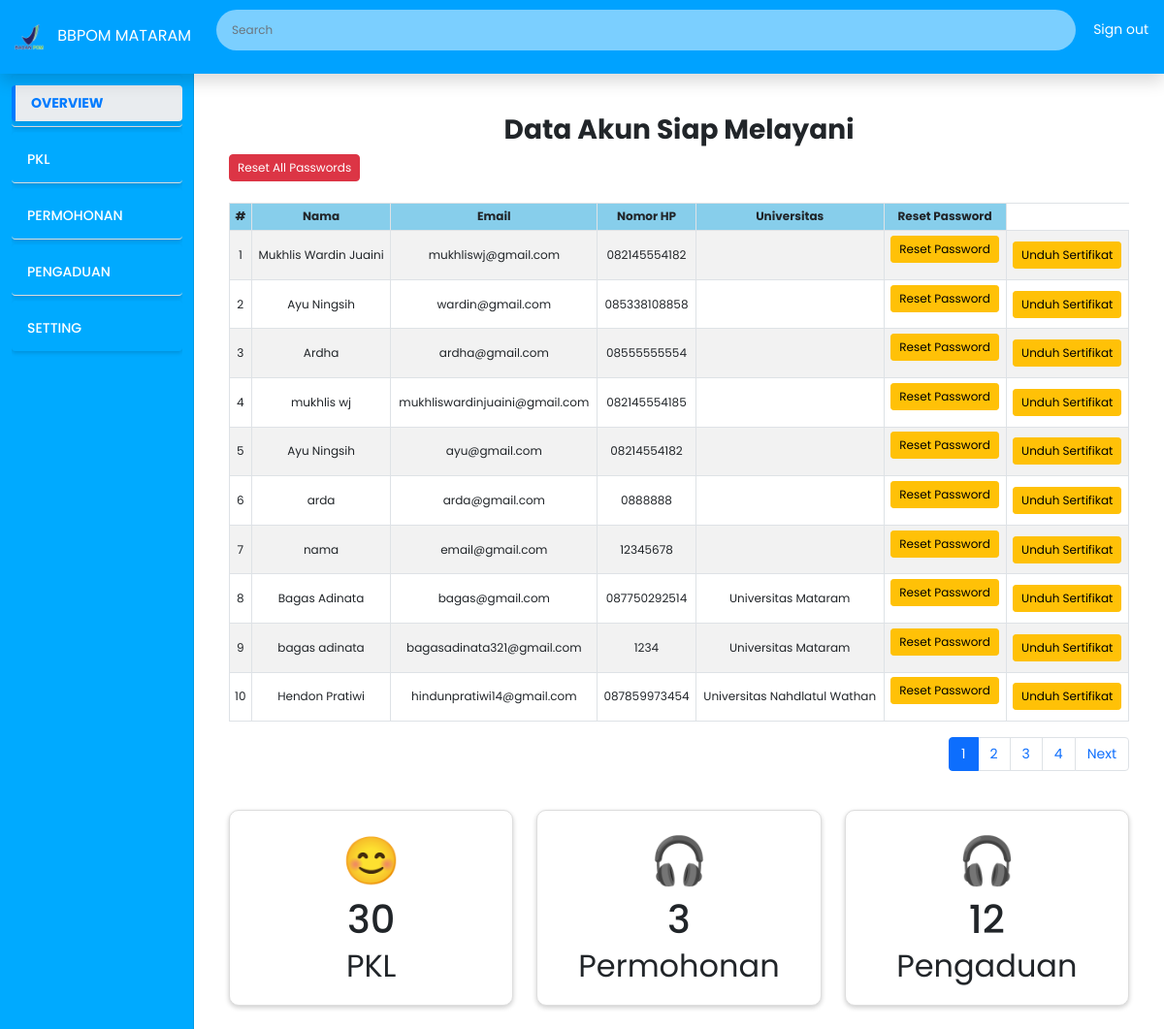
The page /admin.php (signed in) on the database its author committed.
### tables this page shows
CREATE TABLE `users` (
  `id` int(6) NOT NULL,
  `nama` varchar(50) NOT NULL,
  `email` varchar(50) NOT NULL,
  `universitas` varchar(255) DEFAULT NULL,
  `no_hp` varchar(20) NOT NULL,
  `password` text NOT NULL,
  `status` varchar(20) DEFAULT NULL,
  `foto` text NOT NULL
);

### admin.php (the view, shortened to what this page needs)
<?php
include('koneksi.php');
$limit = 10;
$page = isset($_GET['page']) ? (int)$_GET['page'] : 1;
$offset = ($page - 1) * $limit;
$search = isset($_GET['search']) ? mysqli_real_escape_string($conn, $_GET['search']) : '';
$sql2 = "SELECT * FROM users WHERE
        nama LIKE '%$search%' OR
        email LIKE '%$search%' OR
        universitas LIKE '%$search%' OR
        no_hp LIKE '%$search%' LIMIT ?, ?";
$stmt = $conn->prepare($sql2);
$stmt->bind_param("ii", $offset, $limit);
$stmt->execute();
$result2 = $stmt->get_result();
$total_sql = "SELECT COUNT(*) AS total FROM users";
$total_result = $conn->query($total_sql);
$total_row = $total_result->fetch_assoc();
$total_pages = ceil($total_row['total'] / $limit);
$sql = "SELECT COUNT(*) as jumlah FROM kunjungan WHERE nama != 'NULL'";
$result = mysqli_query($conn, $sql);
$permohonan = mysqli_fetch_assoc($result)['jumlah'];
$sql = "SELECT COUNT(*) as jumlah FROM pengaduan WHERE nama != 'NULL'";
$result = mysqli_query($conn, $sql);
$pengaduan = mysqli_fetch_assoc($result)['jumlah'];
$sql = "SELECT COUNT(*) as jumlah FROM users WHERE status = 'active'";
$result = mysqli_query($conn, $sql);
$sedang_pkl = mysqli_fetch_assoc($result)['jumlah'];
?>
<!DOCTYPE html>
<html lang="en">
<head>
    <link rel="stylesheet" href="https://cdn.jsdelivr.net/npm/sweetalert2@11/dist/sweetalert2.min.css">
    <link href="https://cdn.jsdelivr.net/npm/bootstrap@5.0.2/dist/css/bootstrap.min.css" rel="stylesheet"
>
    <link rel="stylesheet" href="Asset/CSS/custom4.css">
</head>
<body>
<?php include 'header_admin.php'; ?>
    <div class="container-fluid">
        <div class="row">
        <?php include('sidebar_admin.php'); ?>
            <div class="col-md-9 ms-sm-auto col-lg-10 px-md-4 mt-5">
                <div
                    class="d-flex justify-content-between flex-wrap flex-md-nowrap align-items-center pt-3 pb-2 mb-3">
                </div>
            </div>
            <div class="col-md-9 ms-sm-auto col-lg-10 ">
                <div class="container mt-2">
                    <div class="text-center">
                        <h3 class="fw-bold">Data Akun Siap Melayani</h3>
                    </div>
                    <div class="table-responsive">
                        <form method="POST" action="function/reset_all_pw.php">
                            <button type="kirim" class="btn btn-danger mb-2" name="updatePasswords" onclick="return confirm('Are you sure you want to update all passwords?');">
                                Reset All Passwords
                            </button>
                        </form>
                        <table class="table table-bordered table-striped table-hover text-center">
                            <thead class="table" style="background-color: skyblue;">
                                <tr>
                                    <th>#</th>
                                    <th>Nama</th>
                                    <th>Email</th>
                                    <th>Nomor HP</th>
                                    <th>Universitas</th>
                                    <th>Reset Password</th>
                                </tr>
                            </thead>
                            <tbody>
                                <?php
                                $no = 1;
                                while ($row2 = mysqli_fetch_assoc($result2)) {
                                    echo "<tr>";
                                    echo "<td>{$no}</td>";
                                    echo "<td>{$row2['nama']}</td>";
                                    echo "<td>{$row2['email']}</td>";
                                    echo "<td>{$row2['no_hp']}</td>";
                                    echo "<td>{$row2['universitas']}</td>";
                                    echo "<td>
                                        <form action='function/reset_password.php' method='POST'>
                                            <input type='hidden' name='nama' value='{$row2['nama']}'>
                                            <input type='hidden' name='user_id' value='{$row2['id']}'>
                                            <button type='submit' class='btn btn-warning btn-sm'>Reset Password</button>
                                        </form>
                                    </td>";
                                    echo "
                                        <td>
                                            <button
                                                type='button'
                                                class='btn btn-warning btn-sm btn-upload-pdf'
                                                data-bs-toggle='modal'
                                                data-bs-target='#unduhSertifikatModal'
                                                data-id='{$row2['id']}'
                                                data-nama='{$row2['nama']}'>
                                                Unduh Sertifikat
                                            </button>
                                        </td>
                                    ";
                                    echo "</tr>";
                                    $no++;
                                }
                                ?>
                            </tbody>
                        </table>
                        <nav aria-label="Page navigation">
                            <ul class="pagination justify-content-end">
                                <?php for ($i = 1; $i <= $total_pages; $i++): ?>
                                    <li class="page-item <?php echo ($i == $page) ? 'active' : ''; ?>">
                                        <a class="page-link" href="?page=<?php echo $i; ?>"><?php echo $i; ?></a>
                                    </li>
                                <?php endfor; ?>
                                <?php if ($page < $total_pages): ?>
                                    <li class="page-item"><a class="page-link" href="?page=<?php echo $page + 1; ?>">Next</a></li>
                                <?php endif; ?>
                            </ul>
                        </nav>
                    </div>
                    <div class="row my-4">
                        <div class="col-md-4" >
                            <div class="card p-3">
                                <div class="card-icon">😊</div>
                                <h2><?php echo $sedang_pkl; ?></h2>
                                <p class="card-title">PKL</p>
                            </div>
                        </div>
                        <div class="col-md-4">
                        <div onclick="toggleDropdown()" class="card p-3">
                            <div class="card-icon">🎧</div>
                            <h2><?php echo $permohonan; ?></h2>
                            <p class="card-title">Permohonan</p>
                        </div>
                    </div>
                        <div class="col-md-4">
                            <div class="card p-3">
                                <div class="card-icon">🎧</div>
                                <h2><?php echo $pengaduan; ?></h2>
                                <p class="card-title">Pengaduan</p>
                            </div>
                        </div>
                    </div>
</body>
</html>

### Asset/CSS/custom4.css (style rules this page uses)
body { font-size: 0.875rem; margin: 0; padding: 0; font-family: 'Poppins', sans-serif; }
.text-center { font-size: 20px; }
.table { font-size: 0.75rem; }
.table th, .table td { padding: 0.3rem; vertical-align: middle; }
.btn { font-size: 0.75rem; padding: 0.25rem 0.5rem; }
.card { border-radius: 10px; box-shadow: 0 4px 8px rgba(0, 0, 0, 0.1); text-align: center; z-index: 0; transition: transform 0.3s, background-color 0.3s; cursor: pointer; }
.card h2 { font-size: 2.5rem; margin: 0; color: inherit; }
.card .card-title { font-size: 2rem; margin: 0; color: inherit; }
.card .card-icon { font-size: 3rem; color: inherit; }
.card .card-icon { font-size: 3rem; color: #777; }

### admin.php (style rules this page uses)
.card { flex: 0 0 calc(33.333% - 1rem); box-shadow: 0 2px 5px rgba(0, 0, 0, 0.2); border: 1px solid #ddd; padding: 1rem; text-align: center; }
.card h2 { font-size: 2.5rem; margin: 0; color: inherit; }
.card .card-icon { font-size: 3rem; color: inherit; }
.card .card-icon { font-size: 3rem; color: #777; }

### rows shown on the page
users: nama "Mukhlis Wardin Juaini", email "mukhliswj@gmail.com", no_hp "082145554182"
users: nama "Ayu Ningsih", email "wardin@gmail.com", no_hp "085338108858"
users: nama "Ardha", email "ardha@gmail.com", no_hp "08555555554"
users: nama "mukhlis wj", email "mukhliswardinjuaini@gmail.com", no_hp "082145554185"
users: nama "Ayu Ningsih", email "ayu@gmail.com", no_hp "08214554182"
users: nama "arda", email "arda@gmail.com", no_hp "0888888"
users: nama "nama", email "email@gmail.com", no_hp "12345678"
users: nama "Bagas Adinata", email "bagas@gmail.com", no_hp "087750292514", universitas "Universitas Mataram"
users: nama "bagas adinata", email "bagasadinata321@gmail.com", no_hp "1234", universitas "Universitas Mataram"
users: nama "Hendon Pratiwi", email "hindunpratiwi14@gmail.com", no_hp "087859973454", universitas "Universitas Nahdlatul Wathan"

### other values the page prints
$item['title'] "OVERVIEW"
$item['title'] "PKL"
$item['title'] "PERMOHONAN"
$item['title'] "PENGADUAN"
$item['title'] "SETTING"
$sedang_pkl "30"
$permohonan "3"
$pengaduan "12"
